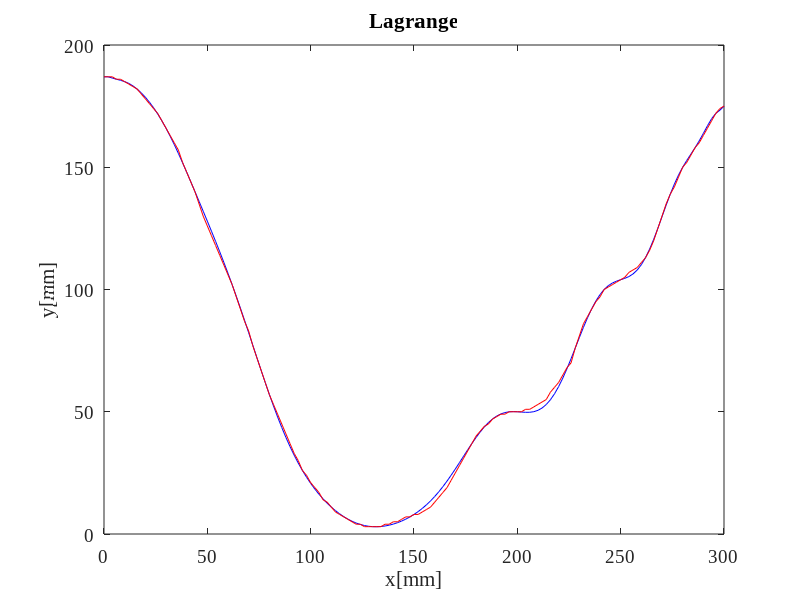
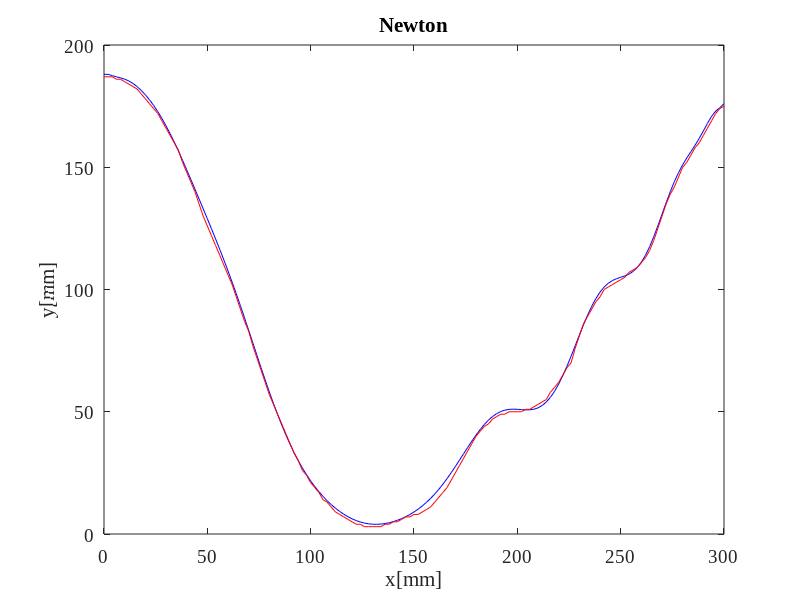
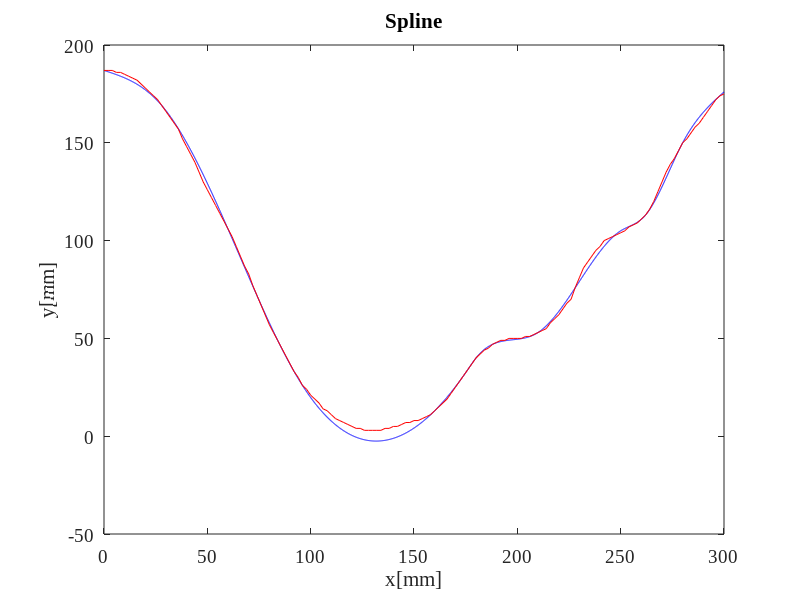
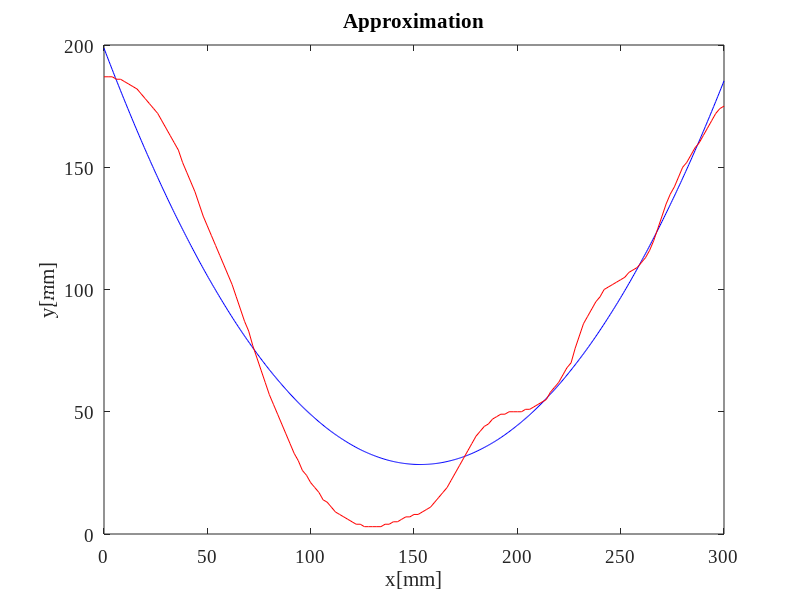

The MATLAB script that drew these images, in order: (Note: a time limit stopped this script after it produced the figures.)
clear all;
clc;
x = 0:2:300;
y = [187, 187, 187, 186, 186, 185, 184 183, 182, 180, 178, 176, 174, 172, 169, 166, 163, 160, 157, 152, 148, 144, 140, 135, 130, 126, 122, 118, 114, 110, 106, 102, 97, 92, 87, 83, 77, 72, 67, 62, 57, 53, 49, 45, 41, 37, 33, 30, 26, 24, 21, 19, 17, 14, 13, 11, 9, 8, 7, 6, 5, 4, 4, 3, 3, 3, 3, 3, 4, 4, 5, 5, 6, 7, 7, 8, 8, 9, 10, 11, 13, 15, 17, 19, 22, 25, 28, 31, 34, 37, 40, 42, 44, 45, 47. 48, 49, 49, 50, 50, 50, 50, 51, 51, 52, 53, 54, 55, 58, 60, 62, 65, 68, 70, 76, 81, 86, 89, 92, 95, 97, 100, 101, 102, 103, 104, 105, 107, 108, 109, 111, 113, 116, 120, 125, 130, 135, 139, 142, 146, 150, 152, 155, 158, 160, 163, 166, 169, 172, 174, 175];
y_23dots = [187, 187, 186, 182, 169, 148, 102, 67, 26, 11, 3, 8, 37, 50, 76, 100, 104, 113, 139, 150, 158, 172, 175];
x_23dots = [0, 2, 6, 16, 28, 40, 62, 76, 96, 110, 130, 150, 178, 200, 228, 242, 250, 262, 274, 280, 286, 296, 300];
%-------------Lagrange------------
n = length(x_23dots);
y_lagrange = 0;
for k = 1:n
    t = 1;
    for j = [1:k-1, k+1:n]
        t = t .* (x-x_23dots(j))./(x_23dots(k)-x_23dots(j));
    end
    y_lagrange = y_lagrange + y_23dots(k) .* t;
end
hold on;
fig1 = figure;
plot(x, y_lagrange, 'blue', x, y, 'red');
title('Lagrange');
xlabel('x[mm]')
ylabel('y[mm]')
set(gca,'FontSize', 14,'FontName', 'Times New Roman')
print('D:\Поликек\курсач\Lagrange.jpg', '-r600', '-dtiff')
close(fig1);
%--------------Newton-------------
y_newton = 1;
delta_y = 0;
for i = 1:length(y_23dots)
    delta_y (1, i) = y_23dots(i);
end
for i = 2:length(y_23dots)
    for j = 1:length(y_23dots)
        if (j < i)
           delta_y(i, j) = 0; 
        else 
           delta_y(i, j) = (delta_y(i-1, j) - delta_y(i-1, j-1)) / (x_23dots(j) - x_23dots(j-i+1));
        end
    end
end
for i=1:length(y_23dots)
    t = 1;
    for j=1:i-1
        t = t .* (x - x_23dots(j));
    end
    y_newton = y_newton + delta_y(i, i) * t;
end
hold on;
fig2 = figure;
plot (x, y_newton, 'blue', x, y, 'red');
title('Newton');
xlabel('x[mm]')
ylabel('y[mm]')
set(gca,'FontSize', 14,'FontName', 'Times New Roman')
print('D:\Поликек\курсач\Newton.jpg', '-r600', '-dtiff')
close(fig2);
%------------Spline------------
y_10dots = [187, 169, 26, 34, 40, 53, 105, 113, 150, 176];
x_10dots = [0, 28, 96, 176, 180, 210, 250, 262, 280, 300];
Matrix_coeff_left = zeros (26, 26);
Matrix_coeff_right = zeros (1, 26);
for i = 1:9
   Matrix_coeff_right(1, i) = y_10dots(i+1) - y_10dots(i);
end
j = 1;
for i = 1:9
   if i == 1
      Matrix_coeff_left (i, j) = x_10dots(j+1) - x_10dots(j);
      Matrix_coeff_left (i, j+17) = (x_10dots(j+1) - x_10dots(j))^3;
   else
      Matrix_coeff_left (i, j) = x_10dots(j+1) - x_10dots(j);
      Matrix_coeff_left (i, j+8) = (x_10dots(j+1) - x_10dots(j))^2;
      Matrix_coeff_left (i, j+17) = (x_10dots(j+1) - x_10dots(j))^3;
   end
   j = j + 1;
end
j = 1;
for i = 10:17
   if i == 10
      Matrix_coeff_left (i, j) = 1;
      Matrix_coeff_left (i, j+1) = -1;
      Matrix_coeff_left (i, j+17) = 3*((x_10dots(j+1) - x_10dots(j))^2);
   else
      Matrix_coeff_left (i, j) = 1;
      Matrix_coeff_left (i, j+1) = -1;
      Matrix_coeff_left (i, j+8) = 2*(x_10dots(j+1) - x_10dots(j));
      Matrix_coeff_left (i, j+17) = 3*((x_10dots(j+1) - x_10dots(j))^2);
   end
   j = j + 1;
end
j = 1;
for i = 18:25
   if i == 18
      Matrix_coeff_left (i, j+9) = -1;
      Matrix_coeff_left (i, j+17) = 3*(x_10dots(j+1) - x_10dots(j));
   else
      Matrix_coeff_left (i, j+8) = 1;
      Matrix_coeff_left (i, j+9) = -1;
      Matrix_coeff_left (i, j+17) = 3*(x_10dots(j+1) - x_10dots(j));
   end
   j = j + 1;
end
Matrix_coeff_left (26, 17) = 1;
Matrix_coeff_left (26, 26) = 3*(x_10dots(10) - x_10dots(9));
Matrix_coeff_right = Matrix_coeff_right';
coeff_spl = Matrix_coeff_left\Matrix_coeff_right;
x_10dots_1 = 0:0.1:28;
x_10dots_2 = 28:0.1:96;
x_10dots_3 = 96:0.1:176;
x_10dots_4 = 176:0.1:180;
x_10dots_5 = 180:0.1:210;
x_10dots_6 = 210:0.1:250;
x_10dots_7 = 250:0.1:262;
x_10dots_8 = 262:0.1:280;
x_10dots_9 = 280:0.1:300;
S_1 = y_10dots(1) + coeff_spl(1)*(x_10dots_1-x_10dots(1)) + coeff_spl(18)*((x_10dots_1-x_10dots(1)).^3);
S_2 = y_10dots(2) + coeff_spl(2)*(x_10dots_2-x_10dots(2)) + coeff_spl(10)*((x_10dots_2-x_10dots(2)).^2) + coeff_spl(19)*((x_10dots_2-x_10dots(2)).^3);
S_3 = y_10dots(3) + coeff_spl(3)*(x_10dots_3-x_10dots(3)) + coeff_spl(11)*((x_10dots_3-x_10dots(3)).^2) + coeff_spl(20)*((x_10dots_3-x_10dots(3)).^3);
S_4 = y_10dots(4) + coeff_spl(4)*(x_10dots_4-x_10dots(4)) + coeff_spl(12)*((x_10dots_4-x_10dots(4)).^2) + coeff_spl(21)*((x_10dots_4-x_10dots(4)).^3);
S_5 = y_10dots(5) + coeff_spl(5)*(x_10dots_5-x_10dots(5)) + coeff_spl(13)*((x_10dots_5-x_10dots(5)).^2) + coeff_spl(22)*((x_10dots_5-x_10dots(5)).^3);
S_6 = y_10dots(6) + coeff_spl(6)*(x_10dots_6-x_10dots(6)) + coeff_spl(14)*((x_10dots_6-x_10dots(6)).^2) + coeff_spl(23)*((x_10dots_6-x_10dots(6)).^3);
S_7 = y_10dots(7) + coeff_spl(7)*(x_10dots_7-x_10dots(7)) + coeff_spl(15)*((x_10dots_7-x_10dots(7)).^2) + coeff_spl(24)*((x_10dots_7-x_10dots(7)).^3);
S_8 = y_10dots(8) + coeff_spl(8)*(x_10dots_8-x_10dots(8)) + coeff_spl(16)*((x_10dots_8-x_10dots(8)).^2) + coeff_spl(25)*((x_10dots_8-x_10dots(8)).^3);
S_9 = y_10dots(9) + coeff_spl(9)*(x_10dots_9-x_10dots(9)) + coeff_spl(17)*((x_10dots_9-x_10dots(9)).^2) + coeff_spl(26)*((x_10dots_9-x_10dots(9)).^3);
hold on;
fig3 = figure;
plot(x_10dots_1, S_1, 'blue', x_10dots_2, S_2, 'blue', x_10dots_3, S_3, 'blue', x_10dots_4, S_4, 'blue', x_10dots_5, S_5, 'blue', x_10dots_6, S_6, 'blue', x_10dots_7, S_7, 'blue', x_10dots_8, S_8, 'blue', x_10dots_9, S_9, 'blue', x, y, 'red');
title('Spline');
xlabel('x[mm]')
ylabel('y[mm]')
set(gca,'FontSize', 14,'FontName', 'Times New Roman')
print('D:\Поликек\курсач\Spline.jpg', '-r600', '-dtiff')
close(fig3);
%------------Approximation----------------
N = length(x_10dots);
m = 2;
POWERX = zeros(2*m);
for k = 1:2*m
    for i = 1:N
       POWERX(k) =  POWERX(k) + x_10dots(i).^k;
    end
end
SUMX = zeros(m+1, m+1);
for l = 1:m+1
    for j = 1:m+1
        if (j == 1 && l == 1)
            SUMX(l, j) = N;
        else
            SUMX(l, j) = POWERX(l + j - 2);
        end
    end
end
PRAW = zeros(m+1);
for l = 1:m+1 
    for i = 1:N
        PRAW(l) = PRAW(l) + y_10dots(i).*(x_10dots(i).^(l-1));
    end
end
coeff_mnk = SUMX.'\PRAW;
coeff_mnk = coeff_mnk.';
S2 = 1;
for i = 1:N
    S2_ = y_10dots(i);
    for j = 1:m+1
        S2_ = S2_ - coeff_mnk(j).*(x_10dots.^(j-1)); 
    end
    S2 = S2 + (S2_.^2);
end
S2 = S2./(N-m-1);
sigma = sqrt(S2);
x_appr = 0:0.5:300;
y_appr = coeff_mnk(1, 3)*x_appr.^2 + coeff_mnk(1, 2)*x_appr + coeff_mnk(1, 1);
hold on;
fig4 = figure;
plot (x_appr, y_appr, 'blue', x, y, 'red');
title('Approximation');
xlabel('x[mm]')
ylabel('y[mm]')
set(gca,'FontSize', 14,'FontName', 'Times New Roman')
print('D:\Поликек\курсач\Approximation.jpg', '-r600', '-dtiff')
close(fig4);
%-----------Differentiation---------------
subplot(1, 2, 1);
hold on;
x_function = 0:1:300;
n = length(x_23dots);
y_function = 0;
for k = 1:n
    t = 1;
    for j = [1:k-1, k+1:n]
        t = t .* (x_function-x_23dots(j))./(x_23dots(k)-x_23dots(j));
    end
    y_function = y_function + y_23dots(k) .* t;
end
d_y_1 = zeros (301);
for i = 1:300
    d_y_1(i) = (y_function(i)-y_function(i+1));
end
d_y_2 = zeros (301);
for i = 2:301
    d_y_2(i) = (y_function(i-1)-y_function(i));
end
Margin_of_error_back_and_forth = 1/2;
d_y_3 = zeros (301);
for i = 2:300
    d_y_3(i) = (y_function(i-1)-y_function(i+1))/2;
end
Margin_of_error_center_first_diff = 1/6;
d_y_4 = zeros (301);
for i = 2:300
    d_y_4(i) = (y_function(i-1)-2*y_function(i)+y_function(i+1))/2;
end
Margin_of_error_center_second_diff = 1/12;
fig5 = figure;
plot (x_function, d_y_1, 'green', x_function, d_y_2, 'magenta', x_function, d_y_3, 'blue', x_function, d_y_4, 'black');
disp('Margin of error of differentiation:');
disp('Back and forth : '); 
disp(Margin_of_error_back_and_forth);
disp('Center (first): ');
disp(Margin_of_error_center_first_diff);
disp('Center (second): ');
disp(Margin_of_error_center_second_diff);
title('Differentiation');
xlabel('x[mm]')
ylabel('y[mm]')
subplot(1, 2, 2);
plot (x, (y), 'red');
xlabel('x[mm]')
ylabel('y[mm]')
set(gca,'FontSize', 14,'FontName', 'Times New Roman')
print('D:\Поликек\курсач\Differentiation.jpg', '-r600', '-dtiff')
close(fig5);
%--------------Integration---------------
subplot(1,2,1);
hold on;
i_y_1 = zeros (301);
for i = 1:301
    if i == 1
        i_y_1(i) = y_function(i);
    else
        i_y_1(i) = y_function(i) + i_y_1(i-1); 
    end
end
i_y_2 = zeros (301);
for i = 1:300
    if i == 1
        i_y_2(i) = y_function(i+1);
    else
        i_y_2(i) = y_function(i+1) + i_y_2(i-1); 
    end
end
Margin_of_error_left_and_right_integration = 1/2;
i_y_3 = zeros (151);
for i = 1:150
    if i == 1
        i_y_3(i) = y_function(((2*i-1)+(2*i+1))/2) * 2;
    else
        i_y_3(i) = y_function(((2*i-1)+(2*i+1))/2) * 2 + i_y_3(i-1); 
    end
end
Margin_of_error_center_integration = 2/24;
i_y_4 = zeros (301);
for i = 1:300
    if i == 1
        i_y_4(i) = ((y_function(i)+y_function(i+1))/2);
    else
        i_y_4(i) = ((y_function(i)+y_function(i+1))/2) + i_y_4(i-1); 
    end
end
Margin_of_error_trapeziod_integration = 1/4320;
i_y_5 = zeros (151);
for i = 1:150
    if i == 1
        i_y_5(i) = 1/3 * (y_function(2*i-1)+4*y_function(((2*i-1)+(2*i+1))/2)+y_function(2*i+1));
    else
        i_y_5(i) = 1/3 * (y_function(2*i-1)+4*y_function(((2*i-1)+(2*i+1))/2)+y_function(2*i+1)) + i_y_5(i-1); 
    end
end
fig6 = figure;
plot(x_function, i_y_1, 'green', x_function, i_y_2, 'blue', x, i_y_3, 'magenta', x_function, i_y_4, 'yellow', x, i_y_5, 'black');
Margin_of_error_simpson_integration = 2/2880;
disp('Margin of error of integration:');
disp('Left and right : '); 
disp(Margin_of_error_left_and_right_integration);
disp('Center: ');
disp(Margin_of_error_center_integration);
disp('Trapeziod: ');
disp(Margin_of_error_trapeziod_integration);
disp('Simpson: ');
disp(Margin_of_error_simpson_integration);
title('Integration');
xlabel('x[mm]')
ylabel('y[mm]')
subplot(1, 2, 2);
plot (x, y, 'red');
xlabel('x[mm]')
ylabel('y[mm]')
set(gca,'FontSize', 14,'FontName', 'Times New Roman')
print('D:\Поликек\курсач\Integration.jpg', '-r600', '-dtiff')
close(fig6);
%------------Modeling----------------
x_function_600dots = 0:0.5:300;
len = length(x_function_600dots);
delta = 0.5;
delta_t = 0;
y_func_2 = 0;
for k = 1:n
    t = 1;
    for j = [1:k-1, k+1:n]
        t = t .* (x_function_600dots-x_23dots(j))./(x_23dots(k)-x_23dots(j));
    end
    y_func_2 = y_func_2 + y_23dots(k) .* t;
end
V0 = 0;
C = 9.81*y_func_2(1) + (V0^2)/2;
tangens_a = 0;
for i = 1:len
    if (i == 1)
        tangens_a(i) = y_func_2(i)/x_function_600dots(i);
        V(i) = V0;
        delta_t(i) = 0;
    else
        tangens_a(i) = (y_func_2(i)-y_func_2(i-1))/(x_function_600dots(i)-x_function_600dots(i-1));
        V(i) = sqrt(abs((2*(C - (9.81*y_func_2(i))))/(1+(tangens_a(i)^2))));
        if V(i) == 0
            delta_t(i) = delta_t(i-1);
        else
            delta_t(i) = delta/V(i);
        end
    end
end
figure;
hold on;
xlim([0 300]);
ylim([0 200]);
for k = 1:len
    title('Modeling');
    xlabel('x[mm]')
    ylabel('y[mm]')
    plot(x_function_600dots(k), y_func_2(k), '.r');
    pause(delta_t(k)/2);  
end
